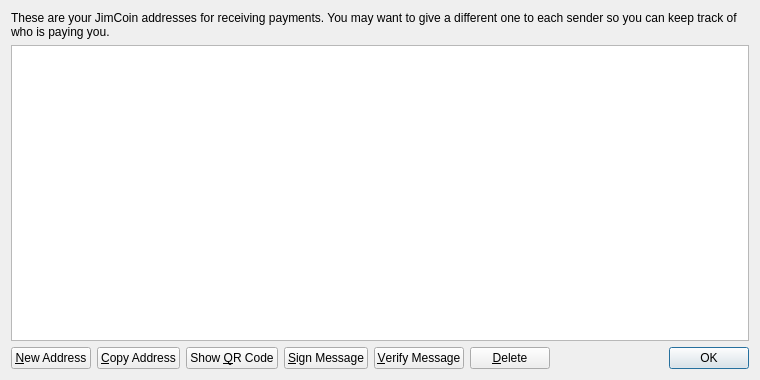
<?xml version="1.0" encoding="UTF-8"?>
<ui version="4.0">
 <class>AddressBookPage</class>
 <widget class="QWidget" name="AddressBookPage">
  <property name="geometry">
   <rect>
    <x>0</x>
    <y>0</y>
    <width>760</width>
    <height>380</height>
   </rect>
  </property>
  <property name="windowTitle">
   <string>Address Book</string>
  </property>
  <layout class="QVBoxLayout" name="verticalLayout">
   <item>
    <widget class="QLabel" name="labelExplanation">
     <property name="text">
      <string>These are your JimCoin addresses for receiving payments. You may want to give a different one to each sender so you can keep track of who is paying you.</string>
     </property>
     <property name="textFormat">
      <enum>Qt::PlainText</enum>
     </property>
     <property name="wordWrap">
      <bool>true</bool>
     </property>
    </widget>
   </item>
   <item>
    <widget class="QTableView" name="tableView">
     <property name="contextMenuPolicy">
      <enum>Qt::CustomContextMenu</enum>
     </property>
     <property name="toolTip">
      <string>Double-click to edit address or label</string>
     </property>
     <property name="tabKeyNavigation">
      <bool>false</bool>
     </property>
     <property name="alternatingRowColors">
      <bool>true</bool>
     </property>
     <property name="selectionMode">
      <enum>QAbstractItemView::SingleSelection</enum>
     </property>
     <property name="selectionBehavior">
      <enum>QAbstractItemView::SelectRows</enum>
     </property>
     <property name="sortingEnabled">
      <bool>true</bool>
     </property>
     <attribute name="verticalHeaderVisible">
      <bool>false</bool>
     </attribute>
    </widget>
   </item>
   <item>
    <layout class="QHBoxLayout" name="horizontalLayout">
     <item>
      <widget class="QPushButton" name="newAddressButton">
       <property name="toolTip">
        <string>Create a new address</string>
       </property>
       <property name="text">
        <string>&amp;New Address</string>
       </property>
       <property name="icon">
        <iconset resource="../bitcoin.qrc">
         <normaloff>:/icons/add</normaloff>:/icons/add</iconset>
       </property>
      </widget>
     </item>
     <item>
      <widget class="QPushButton" name="copyToClipboard">
       <property name="toolTip">
        <string>Copy the currently selected address to the system clipboard</string>
       </property>
       <property name="text">
        <string>&amp;Copy Address</string>
       </property>
       <property name="icon">
        <iconset resource="../bitcoin.qrc">
         <normaloff>:/icons/editcopy</normaloff>:/icons/editcopy</iconset>
       </property>
      </widget>
     </item>
     <item>
      <widget class="QPushButton" name="showQRCode">
       <property name="text">
        <string>Show &amp;QR Code</string>
       </property>
       <property name="icon">
        <iconset resource="../bitcoin.qrc">
         <normaloff>:/icons/qrcode</normaloff>:/icons/qrcode</iconset>
       </property>
      </widget>
     </item>
     <item>
      <widget class="QPushButton" name="signMessage">
       <property name="toolTip">
        <string>Sign a message to prove you own a Bitcoin address</string>
       </property>
       <property name="text">
        <string>&amp;Sign Message</string>
       </property>
       <property name="icon">
        <iconset resource="../bitcoin.qrc">
         <normaloff>:/icons/edit</normaloff>:/icons/edit</iconset>
       </property>
      </widget>
     </item>
     <item>
      <widget class="QPushButton" name="verifyMessage">
       <property name="toolTip">
        <string>Verify a message to ensure it was signed with a specified Bitcoin address</string>
       </property>
       <property name="text">
        <string>&amp;Verify Message</string>
       </property>
       <property name="icon">
        <iconset resource="../bitcoin.qrc">
         <normaloff>:/icons/transaction_0</normaloff>:/icons/transaction_0</iconset>
       </property>
      </widget>
     </item>
     <item>
      <widget class="QPushButton" name="deleteButton">
       <property name="toolTip">
        <string>Delete the currently selected address from the list. Only sending addresses can be deleted.</string>
       </property>
       <property name="text">
        <string>&amp;Delete</string>
       </property>
       <property name="icon">
        <iconset resource="../bitcoin.qrc">
         <normaloff>:/icons/remove</normaloff>:/icons/remove</iconset>
       </property>
      </widget>
     </item>
     <item>
      <spacer name="horizontalSpacer">
       <property name="orientation">
        <enum>Qt::Horizontal</enum>
       </property>
       <property name="sizeHint" stdset="0">
        <size>
         <width>40</width>
         <height>20</height>
        </size>
       </property>
      </spacer>
     </item>
     <item>
      <widget class="QDialogButtonBox" name="buttonBox">
       <property name="sizePolicy">
        <sizepolicy hsizetype="Maximum" vsizetype="Fixed">
         <horstretch>0</horstretch>
         <verstretch>0</verstretch>
        </sizepolicy>
       </property>
       <property name="standardButtons">
        <set>QDialogButtonBox::Ok</set>
       </property>
      </widget>
     </item>
    </layout>
   </item>
  </layout>
 </widget>
 <resources>
  <include location="../bitcoin.qrc"/>
 </resources>
 <connections/>
</ui>
